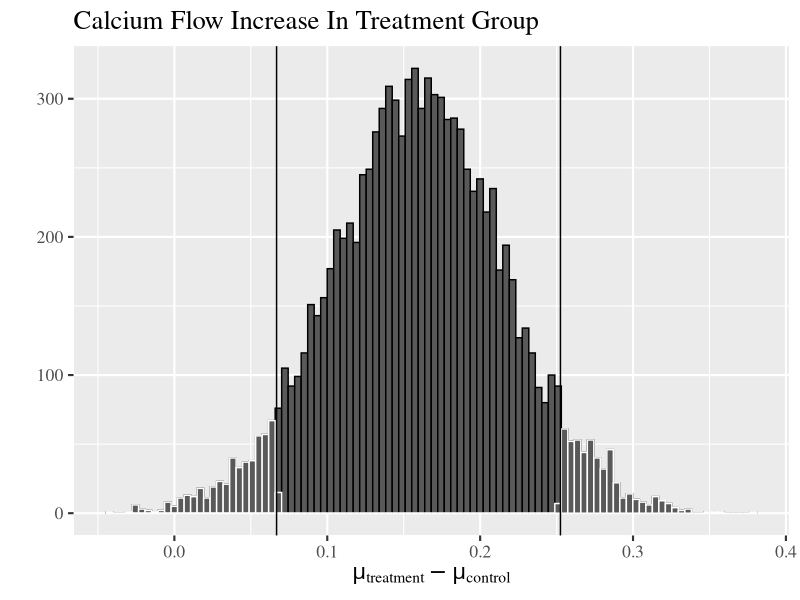

Generate this figure with R:
rm(list=ls())

library(ggplot2)
library(gridExtra)
library(grid)


sampleControl_t = rt(n = 10000, df = 31)
sampleTreatment_t = rt(n = 10000, df = 35)
meanControl=1.013
meanTreatment=1.173
sControl = 0.24
sTreatment = 0.20
nControl = 32
nTreatment= 36

sampleControl = sampleControl_t*sControl/sqrt(nControl) + meanControl
sampleTreatment = sampleTreatment_t*sTreatment/sqrt(nTreatment) + meanTreatment

sampleDiff = sampleTreatment - sampleControl

df.sample = data.frame(x=sampleDiff)


#quantiles = quantile(sampleDiff, probs = c(0.25, 0.5, 0.75))
quantiles = quantile(sampleDiff, probs = c(0.05, 0.95))

df.sample.censoredLeft = data.frame(x=df.sample[which(sampleDiff < min(quantiles)),])
df.sample.censoredRight = data.frame(x=df.sample[which(sampleDiff > max(quantiles)),])

p1 = ggplot(data=df.sample, aes(x=x)) +
  #xlim(0, 100) +
  geom_histogram(data=df.sample, color="black", bins = 100, aes(x=x)) +
  geom_histogram(data=df.sample.censoredLeft, color="white", bins = 100, aes(x=x)) +
  geom_histogram(data=df.sample.censoredRight, color="white", bins = 100, aes(x=x)) +
  #geom_vline(xintercept = quantiles, color="white") +
  geom_vline(xintercept = quantiles, color="black") +
  labs(title="Calcium Flow Increase In Treatment Group", x=expression(mu[treatment] - mu[control]), y="") +
  theme_grey(base_size = 16, base_family="serif")

print(p1)